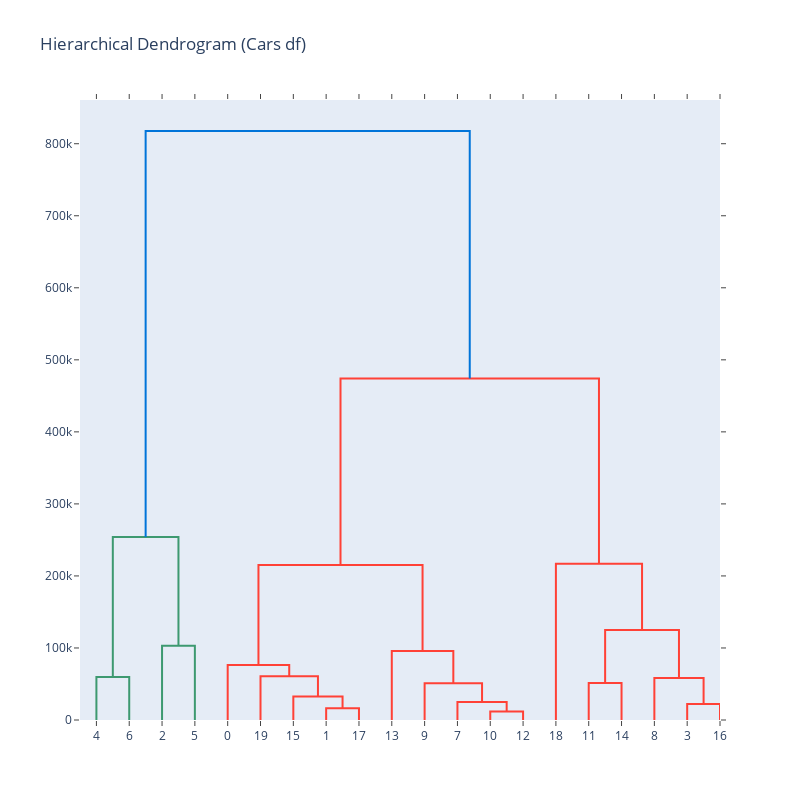

The code cell stored with this chart in its notebook:
### Code cell
fig = ff.create_dendrogram(cl_df2.sample(20))
fig.update_layout(title='Hierarchical Dendrogram (Cars df)',
                  width=800, height=800)
fig.show()

### Figure 1 — Plotly figure (JSON) as saved in the notebook; plotly's stock layout.template omitted (floating-point values rounded to 4 significant figures)
{"data": [{"hoverinfo": "text", "marker": {"color": "rgb(61,153,112)"}, "mode": "lines", "type": "scatter", "x": [5, 5, 15, 15], "xaxis": "x", "y": [0, 59820.0, 59820.0, 0], "yaxis": "y"}, {"hoverinfo": "text", "marker": {"color": "rgb(61,153,112)"}, "mode": "lines", "type": "scatter", "x": [25, 25, 35, 35], "xaxis": "x", "y": [0, 103200.0, 103200.0, 0], "yaxis": "y"}, {"hoverinfo": "text", "marker": {"color": "rgb(61,153,112)"}, "mode": "lines", "type": "scatter", "x": [10, 10, 30, 30], "xaxis": "x", "y": [59820.0, 254100.0, 254100.0, 103200.0], "yaxis": "y"}, {"hoverinfo": "text", "marker": {"color": "rgb(255,65,54)"}, "mode": "lines", "type": "scatter", "x": [75, 75, 85, 85], "xaxis": "x", "y": [0, 16400.0, 16400.0, 0], "yaxis": "y"}, {"hoverinfo": "text", "marker": {"color": "rgb(255,65,54)"}, "mode": "lines", "type": "scatter", "x": [65, 65, 80, 80], "xaxis": "x", "y": [0, 32480.0, 32480.0, 16400.0], "yaxis": "y"}, {"hoverinfo": "text", "marker": {"color": "rgb(255,65,54)"}, "mode": "lines", "type": "scatter", "x": [55, 55, 72.5, 72.5], "xaxis": "x", "y": [0, 60810.0, 60810.0, 32480.0], "yaxis": "y"}, {"hoverinfo": "text", "marker": {"color": "rgb(255,65,54)"}, "mode": "lines", "type": "scatter", "x": [45, 45, 63.75, 63.75], "xaxis": "x", "y": [0, 76490.0, 76490.0, 60810.0], "yaxis": "y"}, {"hoverinfo": "text", "marker": {"color": "rgb(255,65,54)"}, "mode": "lines", "type": "scatter", "x": [125, 125, 135, 135], "xaxis": "x", "y": [0, 11780.0, 11780.0, 0], "yaxis": "y"}, {"hoverinfo": "text", "marker": {"color": "rgb(255,65,54)"}, "mode": "lines", "type": "scatter", "x": [115, 115, 130, 130], "xaxis": "x", "y": [0, 25010.0, 25010.0, 11780.0], "yaxis": "y"}, {"hoverinfo": "text", "marker": {"color": "rgb(255,65,54)"}, "mode": "lines", "type": "scatter", "x": [105, 105, 122.5, 122.5], "xaxis": "x", "y": [0, 50990.0, 50990.0, 25010.0], "yaxis": "y"}, {"hoverinfo": "text", "marker": {"color": "rgb(255,65,54)"}, "mode": "lines", "type": "scatter", "x": [95, 95, 113.8, 113.8], "xaxis": "x", "y": [0, 95710.0, 95710.0, 50990.0], "yaxis": "y"}, {"hoverinfo": "text", "marker": {"color": "rgb(255,65,54)"}, "mode": "lines", "type": "scatter", "x": [54.38, 54.38, 104.4, 104.4], "xaxis": "x", "y": [76490.0, 215100.0, 215100.0, 95710.0], "yaxis": "y"}, {"hoverinfo": "text", "marker": {"color": "rgb(255,65,54)"}, "mode": "lines", "type": "scatter", "x": [155, 155, 165, 165], "xaxis": "x", "y": [0, 51200.0, 51200.0, 0], "yaxis": "y"}, {"hoverinfo": "text", "marker": {"color": "rgb(255,65,54)"}, "mode": "lines", "type": "scatter", "x": [185, 185, 195, 195], "xaxis": "x", "y": [0, 22360.0, 22360.0, 0], "yaxis": "y"}, {"hoverinfo": "text", "marker": {"color": "rgb(255,65,54)"}, "mode": "lines", "type": "scatter", "x": [175, 175, 190, 190], "xaxis": "x", "y": [0, 58310.0, 58310.0, 22360.0], "yaxis": "y"}, {"hoverinfo": "text", "marker": {"color": "rgb(255,65,54)"}, "mode": "lines", "type": "scatter", "x": [160, 160, 182.5, 182.5], "xaxis": "x", "y": [51200.0, 125000.0, 125000.0, 58310.0], "yaxis": "y"}, {"hoverinfo": "text", "marker": {"color": "rgb(255,65,54)"}, "mode": "lines", "type": "scatter", "x": [145, 145, 171.2, 171.2], "xaxis": "x", "y": [0, 216800.0, 216800.0, 125000.0], "yaxis": "y"}, {"hoverinfo": "text", "marker": {"color": "rgb(255,65,54)"}, "mode": "lines", "type": "scatter", "x": [79.38, 79.38, 158.1, 158.1], "xaxis": "x", "y": [215100.0, 474200.0, 474200.0, 216800.0], "yaxis": "y"}, {"hoverinfo": "text", "marker": {"color": "rgb(0,116,217)"}, "mode": "lines", "type": "scatter", "x": [20, 20, 118.8, 118.8], "xaxis": "x", "y": [254100.0, 817700.0, 817700.0, 474200.0], "yaxis": "y"}], "layout": {"autosize": false, "height": 800, "hovermode": "closest", "showlegend": false, "title": {"text": "Hierarchical Dendrogram (Cars df)"}, "width": 800, "xaxis": {"mirror": "allticks", "rangemode": "tozero", "showgrid": false, "showline": true, "showticklabels": true, "tickmode": "array", "ticks": "outside", "ticktext": ["4", "6", "2", "5", "0", "19", "15", "1", "17", "13", "9", "7", "10", "12", "18", "11", "14", "8", "3", "16"], "tickvals": [5, 15, 25, 35, 45, 55, 65, 75, 85, 95, 105, 115, 125, 135, 145, 155, 165, 175, 185, 195], "type": "linear", "zeroline": false}, "yaxis": {"mirror": "allticks", "rangemode": "tozero", "showgrid": false, "showline": true, "showticklabels": true, "ticks": "outside", "type": "linear", "zeroline": false}}}
